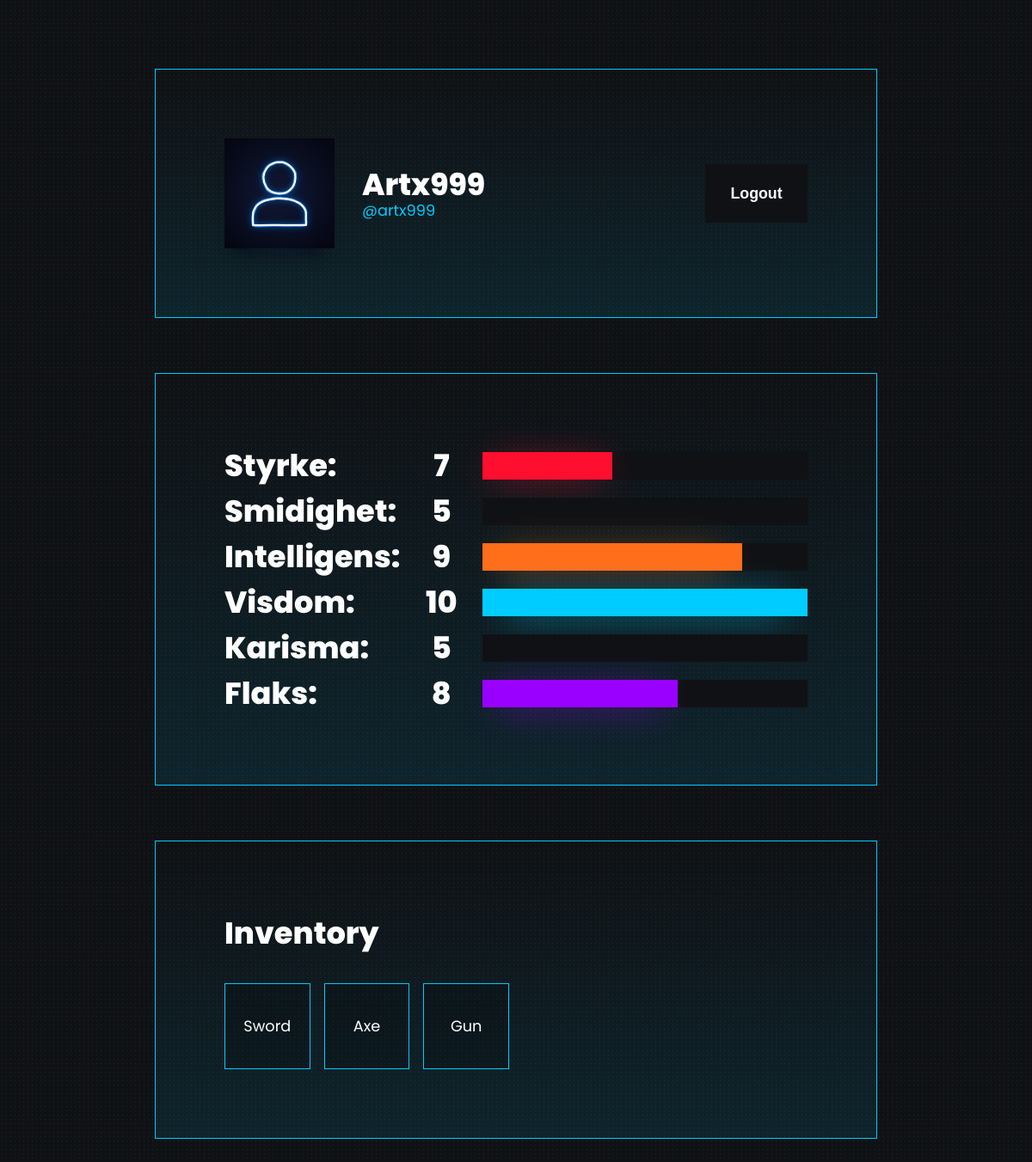
The app's page /index.php (signed in) with its own data.
### tables this page shows
CREATE TABLE `inventory` (
  `user_id` int(11) NOT NULL,
  `item` varchar(255) NOT NULL,
  KEY `inventory_user_user_id_fk` (`user_id`),
  CONSTRAINT `inventory_user_user_id_fk` FOREIGN KEY (`user_id`) REFERENCES `user` (`user_id`)
);

### func.php (called while the page is built, shortened)
<?php
function dbQuery($sql, $database = "cyber_secret", $server = "localhost", $username="root", $password="") {
    $connection = new mysqli($server, $username, $password, $database);
    if ($connection -> connect_error) return false;
    else {
        $result = $connection->query($sql);
        return $result;
    }
}
class User {
    public $userId, $username, $cardID;
    public static function sessionGet() {
        return unserialize($_SESSION["user"]);
    }
    public function getStats() {
        $i = dbQuery("SELECT * FROM cyber_secret.stats WHERE user_id='$this->userId'")->fetch_assoc();
        if ($i)return new Stats($i["strength"], $i["dexterity"], $i["intelligence"], $i["wisdom"], $i["charisma"], $i["luck"]);
        else return new Stats(5, 5, 5, 5, 5, 5);
    }
    public function getInventory() {
        $i = dbQuery("SELECT * FROM cyber_secret.inventory WHERE user_id='$this->userId'");
        if ($i) return $i;
        else return false;
    }
}

### index.php (the view, shortened to what this page needs)
<?php
require "func.php";
$user = User::sessionGet();
$stats = $user->getStats();
$inventory = $user->getInventory();
$rootPath = "";
?>
<!DOCTYPE html>
<html lang="no">
<head>
    <?php require "{$rootPath}structure/head/imports.php" ?>
</head>
<body>
<main id="main" class="flexbox-col-start-center">
    <section id="profile-section" class="view-width">
        <div class="profile-inner flexbox-col">
            <div class="profile-header">
                <div class="profile-header-content flexbox-left">
                    <div class="profile-picture-wrapper flexbox">
                        <div class="profile-picture-inner flexbox">
                            <img class="profile-picture" src="images/profile-pic.jpg" alt="">
                        </div>
                    </div>
                    <div class="profile-username-wrapper flexbox-col-left">
                        <h3 class="profile-username"><?php print $user->username?></h3>
                        <p class="profile-at-username">@<?php print strtolower($user->username) ?></p>
                    </div>
                </div>
                <div class="profile-header-logout flexbox">
                    <a href="backend/logout.php"><button class="logout-button">Logout</button></a>
                </div>
            </div>
            <div class="profile-stats">
                <div class="profile-stats-wrapper">
                    <div class="pro-sw-titles">
                        <?php
                        foreach ($stats as $key => $val) {
                            print "
                            <div class='pro-swt-column'>
                                <h3 class='pro-swt-title'>{$val[0]}:</h3>
                            </div>
                            ";
                        }
                        ?>
                    </div>
                    <div class="pro-sw-content">
                        <?php
                        foreach ($stats as $key => $val) {
                            $percent = ($val[1] - 5) * 20;
                            $cssVariable = strtolower("--clr-" . $val[0]);
                            print "
                            <div class='pro-swc-column'>
                            <div class='pro-swc-content flexbox'>
                                <h3 class='pro-swc-number'>{$val[1]}</h3>
                            </div>
                            <div class='pro-swc-bar-wrapper'>
                                <div class='pro-swc-bar flexbox-left'>
                                    <div class='pro-swc-bar-inner' style='width: {$percent}%; background-color: hsl(var({$cssVariable}));'>
                                        <div class='pro-swc-bar-glow'></div>
                                    </div>
                                </div>
                            </div>
                        </div>
                            ";
                        }
                        ?>
                    </div>
                </div>
            </div>
            <div id="inventory" class="flexbox-col-left">
                <h3>Inventory</h3>
                <?php
                if ($inventory->fetch_assoc()) {
                    print "<div class='inventory-inner'>";
                    foreach ($inventory as $row) {
                        print "
                        <div class='inventory-cell flexbox'>
                            <p class='inventory-cell-title'>{$row["item"]}</p>
                        </div>
                        ";
                    }
                    print "</div>";
                }
                ?>
            </div>
        </div>
    </section>
</main>
</body>
</html>

### css/style.css (style rules this page uses)
*, *::before, *::after { box-sizing: inherit; }
html, body { margin: 0; width: 100%; color: hsl(var(--text-primary)); font-family: var(--font-main); background: radial-gradient(hsla(var(--primary), .15) 6%, transparent 6%), hsl(var(--background)); background-position: 0 0, 5px 5px; background-size: 5px 5px; -webkit-font-smoothing: antialiased; scroll-behavior: smooth; box-sizing: border-box; }
h1, h2, h3, h4, h5, h6 { margin: 0; }
h3 { font-size: var(--heading-small); }
h3, h4, h5, h6 { font-weight: 800; }
p { margin: 0; font-size: var(--paragraph); }
a { color: hsla(var(--primary), 1); font-size: var(--paragraph); text-decoration: none; }
button { padding: .8em 1.2em; font-size: var(--paragraph); background-color: hsl(var(--background)); border: 1px solid hsl(var(--black)); cursor: pointer; outline: none; }
.flexbox { display: flex; justify-content: center; align-items: center; }
.flexbox-left { display: flex; justify-content: flex-start; align-items: center; }
.flexbox-col { display: flex; justify-content: center; flex-direction: column; align-items: center; }
.flexbox-col-left { display: flex; justify-content: flex-start; flex-direction: column; align-items: flex-start; }
.flexbox-col-start-center { display: flex; justify-content: flex-start; flex-direction: column; align-items: center; }
.view-width { width: 70%; }
#main { min-height: 100vh; }
#profile-section { margin: 5em 0; }
.profile-inner { width: 100%; gap: 4em; }
.profile-header, .profile-stats { padding: 5em; width: 100%; background: linear-gradient(0deg, hsla(var(--primary), .1) 0%, hsla(var(--primary), 0) 100%); border: 1px hsl(var(--primary)) solid; }
.profile-header { display: grid; grid-template-columns: 1fr auto; }
.profile-header-content { width: 100%; gap: 2em; }
.profile-picture-wrapper { width: 8em; height: 8em; position: relative; }
.profile-picture-inner { width: 100%; height: 100%; position: relative; overflow: hidden; z-index: 3; }
.profile-picture { min-width: 100%; min-height: 100%; max-width: 105%; position: absolute; object-fit: cover; }
.profile-username-wrapper { gap: .25em; }
.profile-username { line-height: 1; color: hsl(var(--white)); }
.profile-at-username { line-height: 1; color: hsl(var(--primary)); }
.profile-stats-wrapper { width: 100%; display: grid; grid-template-columns: auto 1fr; place-items: center; gap: 2em; }
.pro-sw-titles { width: 100%; }
.pro-swt-column { width: 100%; }
.pro-swt-title { color: hsl(var(--white)); }
.pro-sw-content { width: 100%; }
.pro-swc-column { width: 100%; display: grid; grid-template-columns: auto 1fr; place-items: center; gap: 2em; }
.pro-swc-content { width: 2em; }
.pro-swc-number { color: hsl(var(--white)); }
.logout-button { padding: 1.25em 1.6em; position: relative; color: hsl(var(--white)); font-weight: 800; background-color: hsl(var(--background)); border: 1px solid transparent; overflow: hidden; user-select: none; }
.pro-swc-bar-wrapper { width: 100%; }
.pro-swc-bar { width: 100%; height: 2em; position: relative; background-color: hsl(var(--background)); }
.pro-swc-bar-inner { width: 50%; height: 100%; position: relative; }
.pro-swc-bar-glow { top: .35em; width: 100%; height: 100%; position: absolute; background-color: inherit; transform: scale(.85, .85); filter: blur(1.5rem); opacity: .4; }
#inventory { padding: 5em; width: 100%; background: linear-gradient(0deg, hsla(var(--primary), .1) 0%, hsla(var(--primary), 0) 100%); border: 1px hsl(var(--primary)) solid; gap: 2em; }
#inventory > h3 { color: hsl(var(--white)); }
.inventory-inner { width: 100%; display: grid; grid-template-columns: repeat(6, 1fr); place-items: center; gap: 1em; }
.inventory-cell { width: 100%; height: 1fr; position: relative; background-color: hsla(var(--black), .2); border: 1px solid hsl(var(--primary)); }
.inventory-cell::after { content: ""; display: block; padding-bottom: 100%; }
.inventory-cell-title { color: hsl(var(--white)); }
@media only screen and (max-width: 1660px) { :root { --heading-large: 5.4rem; --heading-medium: 3.4rem; --heading-small: 2.3rem; } }
@media only screen and (max-width: 1456px) { :root { --heading-large: 5.2rem; --heading-medium: 3.2rem; --heading-small: 2.2rem; } }
@media only screen and (max-width: 1456px) { .view-width { width: 80%; } }
@media only screen and (max-width: 1220px) { .view-width { width: 70%; } }

### records on screen
inventory: item "Sword"
inventory: item "Axe"
inventory: item "Gun"

### other values on screen
$user->username "Artx999"
$user->username "artx999"
$val[0] "Styrke"
$val[0] "Smidighet"
$val[0] "Intelligens"
$val[0] "Visdom"
$val[0] "Karisma"
$val[0] "Flaks"
$val[1] "7"
$val[1] "5"
$val[1] "9"
$val[1] "10"
$val[1] "8"
